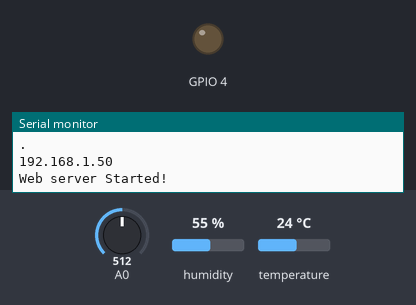
The sketch below on a simulated ESP8266 (NodeMCU). On the bench: output pins drawn as LEDs (lit = HIGH), the last lines printed to the serial monitor. Inputs (shaded band) come from the test bench; at power-on: A0 = 512, humidity 55 %, temperature 24 °C. WiFi joins after 1.5 s; servers stay silent unless stated.

Above: at 3.2 s.
3.3 s: A0 set to 681
11.5 s: A0 set to 699
At 20.5 s:
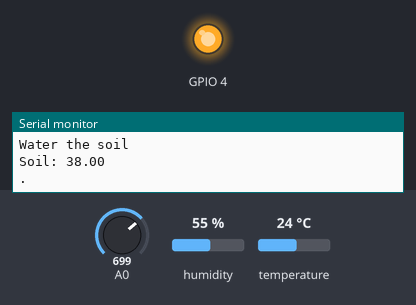
21.5 s: A0 set to 511
At 30.5 s:
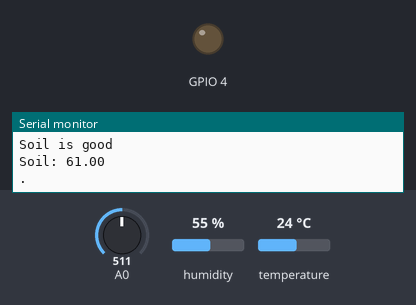
31.5 s: A0 set to 716
At 40.5 s:
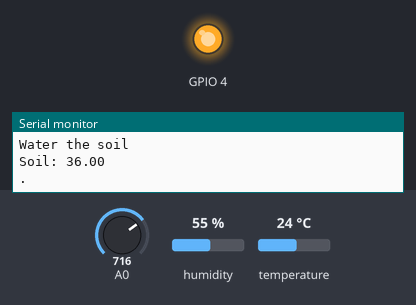
Timing chart, 0 to 42.0 s (numbered marks = the images above; inputs shaded):
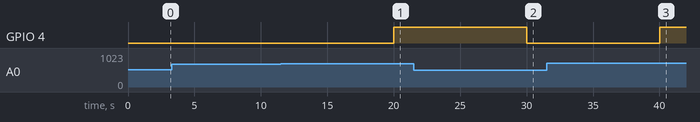

The sketch:

edit.ino
```cpp
// Import required libraries
//#include <Arduino.h>
#include <ESP8266WiFi.h> //ba3araf el board bta3ty
//#include <Hash.h>
#include <ESPAsyncTCP.h>
#include <ESPAsyncWebServer.h>//webserver library
#include <Adafruit_Sensor.h>//water sensor library
#include <DHT.h> // dht library

#define DHTPIN 5             // Digital pin D1 connected to the DHT sensor
#define DHTTYPE    DHT22     // DHT 22 (AM2302)


//Network credentials
const char* ssid = "AH";
const char* password = "family1998";


DHT dht(DHTPIN, DHTTYPE); //3arafna el dht 3ashan lama anady 3aleha


float t = 0.0;
float h = 0.0;
float s = 0.0;
float data;
//maping lel water level
int map_low = 1024;
int map_high = 200;

//ba-connect el webserver f port 80
AsyncWebServer server(80);           // Generally, you should use "unsigned long" for variables that hold time
                                     // The value will quickly become too large for an int to store
unsigned long previousMillis = 0;    // will store last time DHT was updated
const long interval = 10000;         // Updates DHT readings every 10 seconds

//webserver code here
const char index_html[] PROGMEM = R"rawliteral(
<!DOCTYPE HTML><html>
<head>
  <meta name="viewport" content="width=device-width, initial-scale=1">
  <link rel="stylesheet" href="https://use.fontawesome.com/releases/v5.7.2/css/all.css" integrity="sha384-fnmOCqbTlWIlj8LyTjo7mOUStjsKC4pOpQbqyi7RrhN7udi9RwhKkMHpvLbHG9Sr" crossorigin="anonymous">
  <style>
    html {
     font-family: Arial;
     display: inline-block;
     margin: 0px auto;
     text-align: center;
    }
    h2 { font-size: 3.0rem; }
    p { font-size: 3.0rem; }
    .units { font-size: 1.2rem; }
    .dht-labels{
      font-size: 1.5rem;
      vertical-align:middle;
      padding-bottom: 15px;
    }
  </style>
</head>
<body>
  <h2>ESP8266 DHT Server</h2>
  <p>
    <i class="fas fa-thermometer-half" style="color:#059e8a;"></i>
    <span class="dht-labels">Temperature</span>
    <span id="temperature">%TEMPERATURE%</span>
    <sup class="units">°C</sup>
  </p>
  <p>
    <i class="fas fa-tint" style="color:#00add6;"></i>
    <span class="dht-labels">Humidity</span>
    <span id="humidity">%HUMIDITY%</span>
    <sup class="units">~</sup>
  </p>
  <p>
    <i class="fa fa-leaf" style="color:#00add6;"></i>
    <span class="dht-labels">Soil</span>
    <span id="soil">%SOIL%</span>
    <sup class="units">%</sup>
  </p>

</body>
<script>

//Exchange data with server and update parts in the webpage without reloading.
setInterval(function ( ) {
  var xhttp = new XMLHttpRequest(); //Creating an XMLHttpRequest object
  //defines a function to be called when the readyState property
  xhttp.onreadystatechange = function() {
    //readyState XMLHttpRequest; 4: Request finished and response is ready
    //Returns the status of a request, 200: "OK"
    if (this.readyState == 4 && this.status == 200) {
      //haydawar 3ala tag fi el html leeh Id esmo "temperature" we ba3deen lama yela2eeh haye2dar ye3adel feeh be eno haya5od
      //el value el tel3et men el temperature sensor we hay-replace el text el gowa el tag bel value el tel3et el hya kanet %TEMPERATURE%
      document.getElementById("temperature").innerHTML = this.responseText;
    }
  };
  //specify request, method: the request type (get or post), url: file location, async: TRUE(asynchronous) False(Synchronous)
  xhttp.open("GET", "/temperature", true);
  // sends the request to the server and it's used for GET requests
  xhttp.send();
}, 10000 ) ;

setInterval(function ( ) {
  var xhttp = new XMLHttpRequest();
  xhttp.onreadystatechange = function() {
    if (this.readyState == 4 && this.status == 200) {
      document.getElementById("humidity").innerHTML = this.responseText;
    }
  };
  xhttp.open("GET", "/humidity", true);
  xhttp.send();
}, 10000 ) ;

setInterval(function ( ) {
  var xhttp = new XMLHttpRequest();
  xhttp.onreadystatechange = function() {
    if (this.readyState == 4 && this.status == 200) {
      document.getElementById("soil").innerHTML = this.responseText;
    }
  };
  xhttp.open("GET", "/soil", true);
  xhttp.send();
}, 10000 ) ;

</script>
</html>)rawliteral";


// Replaces placeholder with DHT values
String processor(const String& var){
  if(var == "TEMPERATURE"){
    return String(t);
  }
  else if(var == "HUMIDITY"){
    return String(h);
  }
  else if(var == "SOIL"){
    return String(s);
  }
  return String();
}


void setup(){
  pinMode(4, OUTPUT);
  pinMode(17, INPUT);

  Serial.begin(115200); // Serial port for debugging purposes
  dht.begin();

  // Connect to Wi-Fi
  WiFi.begin(ssid, password);
  Serial.println("Connecting to WiFi");
  while (WiFi.status() != WL_CONNECTED) {
    delay(1000);
    Serial.println(".");
  }

  // Print ESP8266 Local IP Address
  Serial.println(WiFi.localIP());

  // Route for root / web page
  //hena bey-load el webserver ka home page el hya el index_html ka awel step fi running el webserver
  server.on("/", HTTP_GET, [](AsyncWebServerRequest *request){
    request->send_P(200, "text/html", index_html, processor);
  });
  //beyeb3at fi section el temperature fi el webserver value el temperature momasal fi string
  server.on("/temperature", HTTP_GET, [](AsyncWebServerRequest *request){
    request->send_P(200, "text/plain", String(t).c_str());
  });
  //beyeb3at fi section el humidity fi el webserver value el humidity momasal fi string
  server.on("/humidity", HTTP_GET, [](AsyncWebServerRequest *request){
    request->send_P(200, "text/plain", String(h).c_str());
  });
  //beyeb3at fi section el soil fi el webserver value el soil momasal fi string
  server.on("/soil", HTTP_GET, [](AsyncWebServerRequest *request){
    request->send_P(200, "text/plain", String(s).c_str());
  });

  // Start server
  server.begin();
  Serial.println("Web server Started!");
}


void loop(){
    unsigned long currentMillis = millis();//3ashan el time
    //3ashan a3raf el time el et2as fy el 7aga mazbout
    if (currentMillis - previousMillis >= interval) {
    previousMillis = currentMillis;      // save the last time you updated the DHT values
    float newT = dht.readTemperature();  // Read temperature as Celsius (the default)

    //returns true if newT isn't a number
    if (isnan(newT)) {
      Serial.println("Failed to read from DHT sensor!");
    }
    else {
      t = newT;
      Serial.print("Temperature: ");
      Serial.println(t);
    }


 // Read Humidity
    float newH = dht.readHumidity();
    // if humidity read failed, don't change h value
    if (isnan(newH)) {
      Serial.println("Failed to read from DHT sensor!");
    }
    else {
      h = newH;
      Serial.print("Humidity: ");
      Serial.println(h);
    }


    // Read Soil
    //unlike dht, ther is no function that gets the values of the soil automatically
    data = analogRead(A0); //So we read the values then map the input from 0 to 100
    float newS = map(data, map_low, map_high, 0, 100);

    if (newS>=40){
      Serial.println("Soil is good");
      digitalWrite(4,LOW);
      }
    else{
      Serial.println("Water the soil");
      digitalWrite(4,HIGH);}
      s = newS;
      Serial.print("Soil: ");
      Serial.println(s);

    Serial.println(".");
    delay(1000);
  }
}
```

Measured:
- the behaviour switches between 690 and 691 on A0 (found by bisection; images 0 and 1)
- after the input at 11.5 s, GPIO 4: LOW → HIGH after 8.5 s
- after the input at 21.5 s, GPIO 4: HIGH → LOW after 8.5 s
- after the input at 31.5 s, GPIO 4: LOW → HIGH after 8.5 s
